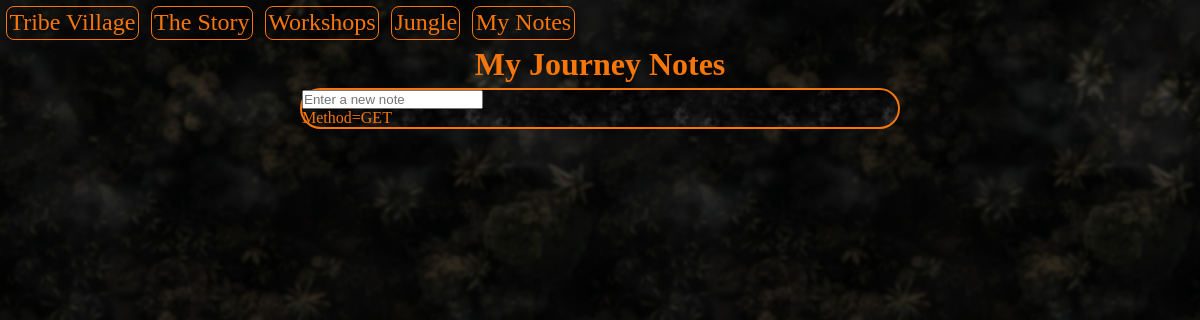
Page /my_notes on the earlier database version.
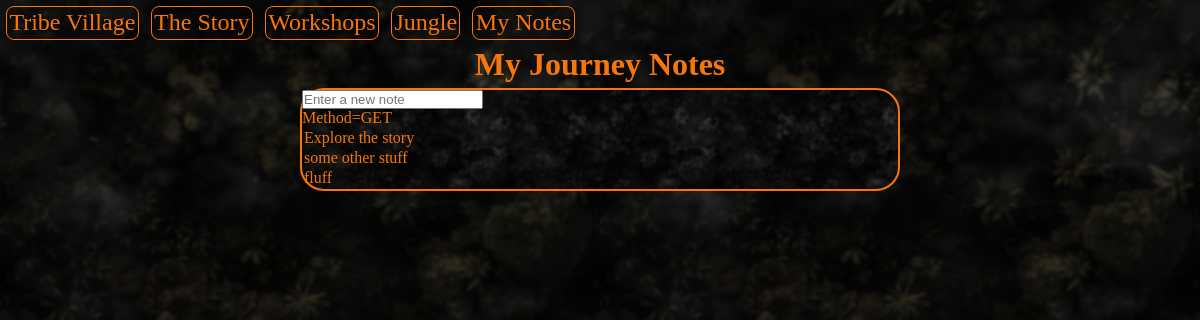
Same page on the later database version.
### Tribe/models.py (models this page shows)
class Notes(models.Model):
    text = models.CharField(max_length=300)

### Tribe/views.py (the view)
# urls.py: path('my_notes', my_notes, name='my_notes')
def my_notes(request):
    method='GET'
    if request.method == 'POST':
        my_text = request.POST.get('item_text')
        entry = Notes()
        entry.text = my_text
        entry.save()
        return redirect(request.path)
    existing_notes = Notes.objects.all()
    return render(request, 'Tribe/my_notes.html', {'existing_notes': existing_notes, 'method': method})

### Tribe/templates/Tribe/my_notes.html (shortened to what this page needs)
{% extends 'Tribe/base.html' %}
{% load static %}
{% block body %}
<h1>My Journey Notes</h1>
<div class="div_center">
    <form method="post">
        <input type="text" name="item_text" id="new_note_field" placeholder="Enter a new note">
    </form>
    <p>Method={{method}}</p>
    <table id="table_of_notes">
        {% for note in existing_notes %}
            <tr class="table_row">
                <td  class="table_data">{{note.text}}</td>
            </tr>
        {% endfor %}
    </table>
</div>
{% endblock %}

### Tribe/templates/Tribe/base.html (shortened to what this page needs)
{% load static %}
<!DOCTYPE html>
<html lang="en">
<head>
    <link rel="stylesheet" href="{% static 'Tribe/CSS/tribe.css' %}">
    <link rel="stylesheet" href="https://pyscript.net/releases/2024.4.1/core.css" />
</head>
<body>
<nav>
    <a class="a_nav" id="tribe_village" href="{% url 'tribe_village' %}">Tribe Village</a>
    <a class="a_nav" id="story" href = "{% url 'story' %}">The Story</a>
    <a class="a_nav" href="{% url 'workshops' %}">Workshops</a>
    <a class="a_nav" href="{% url 'jungle' %}">Jungle</a>
    <a class="a_nav" href="{% url 'my_notes' %}">My Notes</a>
</nav>
{% block body %}{% endblock %}
</body>
</html>

### Tribe/static/Tribe/CSS/tribe.css (style rules this page uses)
* { margin:0; padding:0; box-sizing: border-box; }
body { background-image: url('../IMG/Tiles/jungle_tile_dark2_blur.jpg'); background-repeat: repeat; background-position: top left; background-size: 50% auto; display: flex; flex-direction: column; justify-content: center; align-items: center; }
h1 { color:#F7760B; animation-name: appear_all; animation-duration: 10s; animation-timing-function: ease-in; }
nav { display: flex; width:100vw; }
.a_nav { font-size:150%; color: #F7760B; border: solid 1px #F7760B; border-radius: 8px; text-decoration: none; margin: 0.5%; padding:0.2%; transition: 0.7s ease; }
.div_center { background-image: url('../IMG/Tiles/jungle_tile_black_and_white_blur.jpg'); background-repeat: repeat; background-position: top left; background-size: 35% auto; display: flex; flex-direction: column; width:50%; border: solid 2px #F7760B; border-radius: 24px; margin: 5px; animation-name: appear_all; animation-duration: 10s; animation-timing-function: ease-in; }
p { color:#F7760B }
.table_data { color:#F7760B; }

Differences in the rows shown:
added Notes: text "Explore the story"
added Notes: text "some other stuff"
added Notes: text "fluff"
